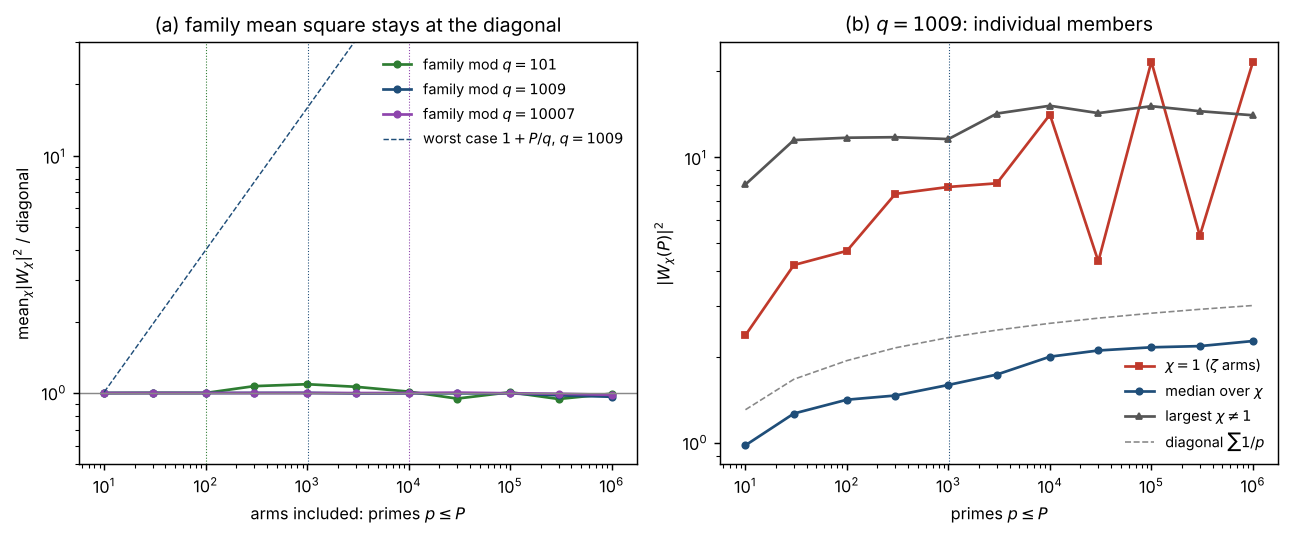

This chart was generated by the following Python code:
#!/usr/bin/env python3
"""Rotating the arms independently: the family of Dirichlet characters mod q.

For a character chi mod q (prime), each prime's arm is rotated by chi(p):
    W_chi(P) = sum_{p <= P, p != q} -log(1 - chi(p) p^{-s}),   s = 1/2 + i t,
the logarithm of the partial Euler product of L(s, chi).  For chi = 1 this is the
zeta path of prime_spirals.py.  We compare
    mean_chi |W_chi(P)|^2   with the diagonal  D(P) = sum_{p <= P} sum_k p^{-k}/k^2,
which the average equals exactly when no two prime powers p^k <= P are congruent
mod q (orthogonality), and with the large-sieve worst case (1 + P/q) D(P) for arbitrary coefficients.
Result: the ratio stays near 1 far beyond P = q (the prediction that it would grow like P/q
was wrong), because the twist p^{-it} decorrelates the arms within each residue class.
chi_j(g^a) = exp(2 pi i j a/(q-1)); sums over chi are FFTs over the index a.
Writes character_family.json and character_family.png.
"""
import json, math, os
import numpy as np
import matplotlib; matplotlib.use('Agg'); import matplotlib.pyplot as plt

t = 14.134725141734693
s = 0.5 + 1j * t
NMAX = 1_000_000
K = 4                                         # prime powers p^k, k <= K
sv = np.ones(NMAX + 1, bool); sv[:2] = False
for i in range(2, int(NMAX ** 0.5) + 1):
    if sv[i]: sv[i * i::i] = False
primes = np.nonzero(sv)[0]

def primroot(q):
    fac = [f for f in range(2, q) if (q - 1) % f == 0 and all(f % d for d in range(2, int(f ** 0.5) + 1))]
    for g in range(2, q):
        if all(pow(g, (q - 1) // f, q) != 1 for f in fac): return g

def run(q, Ps):
    g = primroot(q); n = q - 1
    dlog = np.zeros(q, np.int64); x = 1
    for a in range(n): dlog[x] = a; x = x * g % q
    ps = primes[primes != q]
    a_p = dlog[ps % q]
    rows = []
    for P in Ps:
        m = ps <= P; pp = ps[m].astype(float); ap = a_p[m]
        bins = np.zeros(n, complex); diag = 0.0
        for k in range(1, K + 1):
            w = np.exp(-k * s * np.log(pp)) / k           # chi(p)^k p^{-ks}/k, chi(p)^k = chi(p^k)
            np.add.at(bins, (k * ap) % n, w)
            diag += float(np.sum(np.abs(w) ** 2))
        W = np.fft.fft(bins)                               # W[j] = sum_a bins[a] e^{-2 pi i j a/n}
        ms = float(np.mean(np.abs(W) ** 2))
        rows.append(dict(q=q, P=int(P), mean_sq=ms, diagonal=diag, ratio=ms / diag,
                         trivial_sq=float(abs(W[0]) ** 2), median_sq=float(np.median(np.abs(W) ** 2)),
                         max_sq_nontrivial=float(np.max(np.abs(W[1:]) ** 2)), large_sieve_shape=(1 + P / q) * diag))
        print(json.dumps({k: (round(v, 4) if isinstance(v, float) else v) for k, v in rows[-1].items()}), flush=True)
    return rows

Ps = [10, 30, 100, 300, 1000, 3000, 10_000, 30_000, 100_000, 300_000, 1_000_000]
res = {q: run(q, Ps) for q in (101, 1009, 10007)}
ROOT = os.path.dirname(os.path.abspath(__file__))
json.dump({str(k): v for k, v in res.items()}, open(os.path.join(ROOT, 'character_family.json'), 'w'), indent=1)

plt.rcParams.update({'font.size': 9})
fig, (a1, a2) = plt.subplots(1, 2, figsize=(10, 4.2))
cols = {101: '#2e7d32', 1009: '#1f4e79', 10007: '#8e44ad'}
for q, rows in res.items():
    P = [r['P'] for r in rows]
    a1.loglog(P, [r['ratio'] for r in rows], 'o-', ms=3.5, color=cols[q], label=f'family mod $q={q}$')
    a1.axvline(q, color=cols[q], lw=0.6, ls=':')
a1.axhline(1, color='#888888', lw=0.8)
a1.set_xlabel('arms included: primes $p\\leq P$'); a1.set_ylabel('mean$_\\chi|W_\\chi|^2$ / diagonal')
P0 = np.array([10, 1_000_000.0]); a1.loglog(P0, 1 + P0 / 1009, '--', color='#1f4e79', lw=0.8, label='worst case $1+P/q$, $q=1009$')
a1.set_ylim(0.5, 30); a1.set_title('(a) family mean square stays at the diagonal'); a1.legend(frameon=False, fontsize=8)
rows = res[1009]
P = [r['P'] for r in rows]
a2.loglog(P, [r['trivial_sq'] for r in rows], 's-', color='#c0392b', ms=3.5, label='$\\chi=1$ ($\\zeta$ arms)')
a2.loglog(P, [r['median_sq'] for r in rows], 'o-', color='#1f4e79', ms=3.5, label='median over $\\chi$')
a2.loglog(P, [r['max_sq_nontrivial'] for r in rows], '^-', color='#555555', ms=3.5, label='largest $\\chi\\neq1$')
a2.loglog(P, [r['diagonal'] for r in rows], '--', color='#888888', lw=0.9, label='diagonal $\\sum 1/p$')
a2.axvline(1009, color='#1f4e79', lw=0.6, ls=':')
a2.set_xlabel('primes $p\\leq P$'); a2.set_ylabel('$|W_\\chi(P)|^2$')
a2.set_title('(b) $q=1009$: individual members'); a2.legend(frameon=False, fontsize=8)
fig.tight_layout(); fig.savefig(os.path.join(ROOT, 'character_family.png'), dpi=130, bbox_inches='tight')
